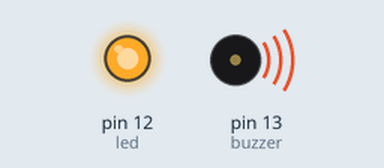
The sketch below on a simulated Arduino Uno, built with avr-gcc and run on an emulated ATmega328P. Parts: output pins drawn as LEDs (lit = HIGH), buzzer (waves = sounding).

Above: at 0.5 s.
Timing chart, 0 to 9.8 s (numbered marks = the images above):
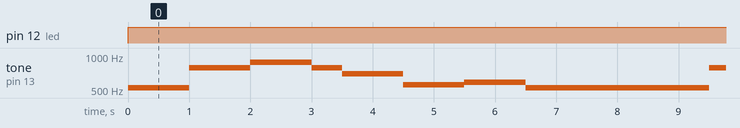

The sketch:

dodosolsol.ino
```cpp
#define do 523.25
#define re 587.33
#define mi 559.26
#define fa 698.46
#define sol 783.99
#define la 880
#define si 987.77
#define doo 554.37
#define buzzer 13
#define led 12

void setup() {
  // put your setup code here, to run once:
  pinMode(buzzer, OUTPUT);
  pinMode(led, OUTPUT);

}

void loop() {
  // put your main code here, to run repeatedly:
  tone(buzzer, do, 500);
  digitalWrite(led, HIGH);
  delay(500);
  tone(buzzer, do, 1000);
  digitalWrite(led, HIGH);
  delay(500);

  tone(buzzer, sol, 500);
  digitalWrite(led, HIGH);
  delay(500);
  tone(buzzer, sol, 1000);
  digitalWrite(led, HIGH);
  delay(500);

  tone(buzzer, la, 1000);
  digitalWrite(led, HIGH);
  delay(500);
  tone(buzzer, la, 1000);
  digitalWrite(led, HIGH);
  delay(500);

  tone(buzzer, sol, 2000);
  digitalWrite(led, HIGH);
  delay(500);

  tone(buzzer, fa, 500);
  digitalWrite(led, HIGH);
  delay(500);
  tone(buzzer, fa, 1000);
  digitalWrite(led, HIGH);
  delay(500);

  tone(buzzer, mi, 500);
  digitalWrite(led, HIGH);
  delay(500);
  tone(buzzer, mi, 1000);
  digitalWrite(led, HIGH);
  delay(500);

  tone(buzzer, re, 500);
  digitalWrite(led, HIGH);
  delay(500);
  tone(buzzer, re, 1000);
  digitalWrite(led, HIGH);
  delay(500);

  tone(buzzer, do, 2000);
  digitalWrite(led, HIGH);
  delay(2000);

}
```

Measured:
- by itself, pin 12 (led): LOW → HIGH at 0.00 s
- by itself, tone on pin 13 (buzzer): repeats every 8.5 s: 783 Hz 1.0 s, 880 Hz 1.0 s, 783 Hz 0.50 s, 698 Hz 1.0 s, 559 Hz 1.0 s, 587 Hz 1.0 s, 523 Hz 3.0 s
